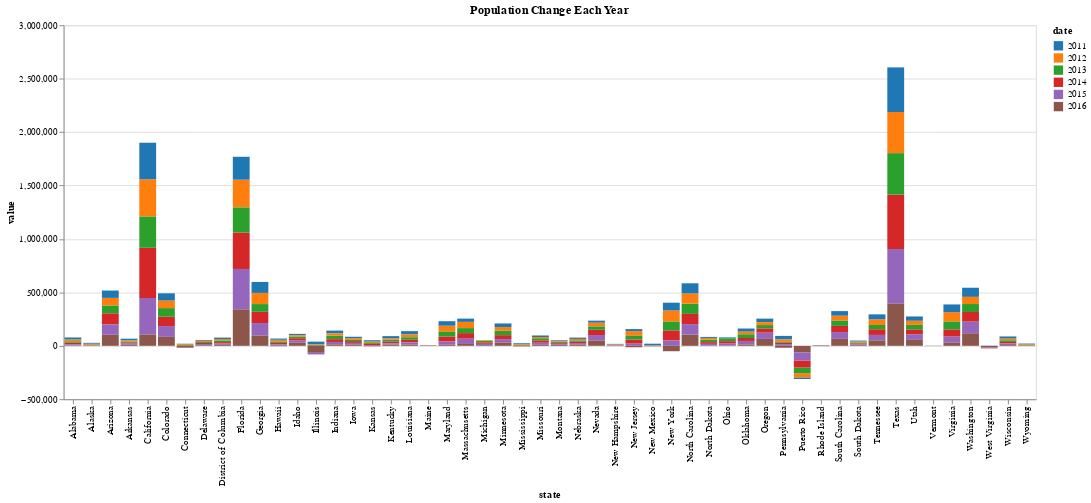

Notebook source saved alongside this figure:
### Code cell
alt.Chart(df_population_by_year_melt).mark_bar().encode(
    x='state',
    y='value',
    color=alt.Color('date:N',
        scale=alt.Scale(scheme='category10')
    )
    ).properties(
    title=['Population Change Each Year'],
    height=400
)

### Figure 1 — Vega-Lite specification as saved in the notebook (floating-point values rounded to 4 significant figures; data arrays with more than 128 entries replaced by an {"elided": "..."} marker saying what was removed)
{"config": {"view": {"continuousWidth": 300, "continuousHeight": 300}}, "data": {"name": "data-c09c53cc500938a7269663c3e4943e83"}, "mark": {"type": "bar"}, "encoding": {"color": {"field": "date", "scale": {"scheme": "category10"}, "type": "nominal"}, "x": {"field": "state", "type": "nominal"}, "y": {"field": "value", "type": "quantitative"}}, "height": 400, "title": ["Population Change Each Year"], "$schema": "https://vega.github.io/schema/vega-lite/v6.1.0.json", "datasets": {"data-c09c53cc500938a7269663c3e4943e83": {"elided": "312 records"}}}
